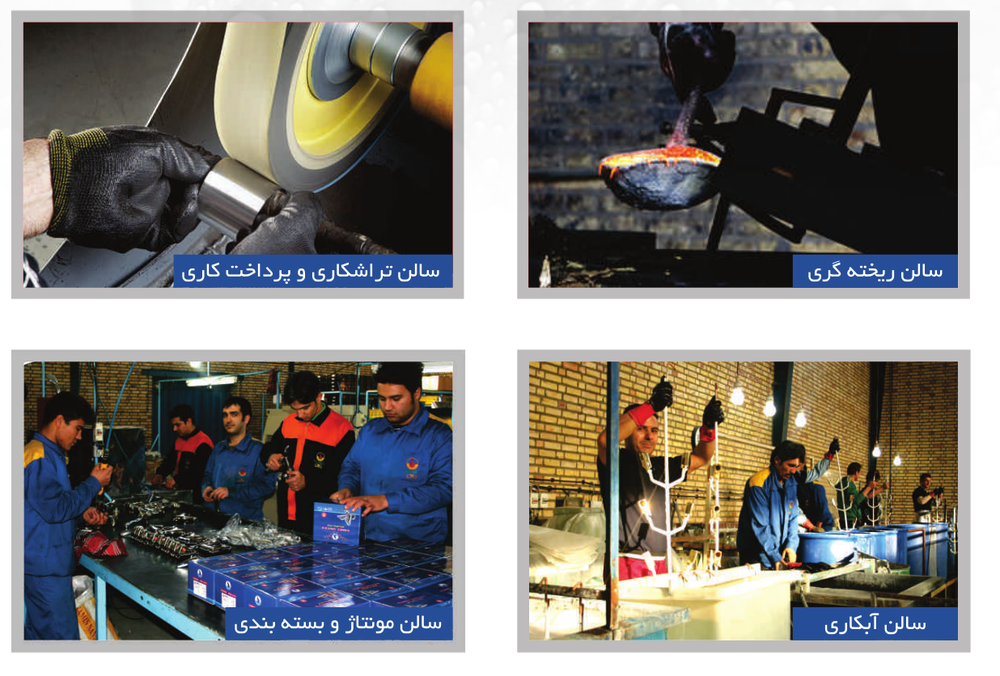
#> input picture scripts/Screenshot from 2026-09-28 11-16-43.png, 1000 x 676 px, shrunk from 1236 x 836 before the run
$ python spliterGemeni.py
#> lines starting #> are read from the running program, lines starting #| are printed output that depends on the picture
import cv2
import numpy as np
from PIL import Image, ImageDraw


def crop_and_round_image(
    image_path, crop_box, corner_radius=30, output_name="output.png"
):
  # باز کردن تصویر اصلی
  img = Image.open(image_path).convert("RGBA")

  # برش دادن بخش مورد نظر
  cropped = img.crop(crop_box)

  # ساخت ماسک برای گرد کردن گوشه‌ها
  width, height = cropped.size
  mask = Image.new("L", (width, height), 0)
  draw = ImageDraw.Draw(mask)
  draw.rounded_rectangle(
      (0, 0, width, height), radius=corner_radius, fill=255
  )

  # اعمال ماسک گرد روی تصویر برش خورده
  result = Image.new("RGBA", (width, height), (0, 0, 0, 0))
  result.paste(cropped, (0, 0), mask=mask)

  # ذخیره فایل خروجی
  result.save(output_name, "PNG")
  print(f"ذخیره شد: {output_name}")


# مسیر تصویر شما
image_path = "Screenshot from 2026-09-28 11-16-43.png"  # نام فایل عکست رو اینجا بگذار

# باز کردن برای گرفتن ابعاد
with Image.open(image_path) as img:
#> img is the input picture: PIL image 1000x676 RGBA; mean R, G, B, A 129, 126.5, 122.7, 255
  w, h = img.size
#> w = 1000; h = 676

# مختصات ۴ بخش اصلی (بر اساس تصویر شما)
# Format: (Left, Top, Right, Bottom)
sections = {
    "1_casting": (int(w * 0.50), int(h * 0.02), int(w * 0.98), int(h * 0.48)),
    "2_machining": (
        int(w * 0.02),
        int(h * 0.02),
        int(w * 0.48),
        int(h * 0.48),
    ),
    "3_assembly": (int(w * 0.02), int(h * 0.50), int(w * 0.48), int(h * 0.98)),
    "4_plating": (int(w * 0.50), int(h * 0.50), int(w * 0.98), int(h * 0.98)),
}

# اجرای برش و گرد کردن برای هر ۴ بخش
for name, box in sections.items():
  crop_and_round_image(
      image_path,
      box,
      corner_radius=40,
      output_name=f"section_{name}.png",
  )
#> in crop_and_round_image, `cropped = img.crop(crop_box)`:
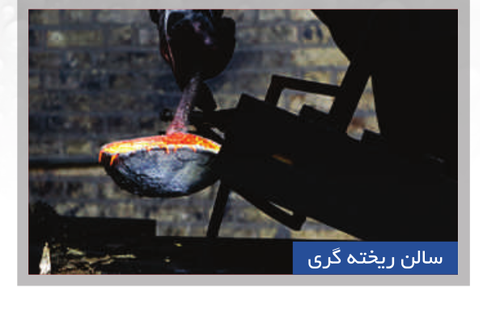
#> cropped: PIL image 480x311 RGBA; mean R, G, B, A 88.3, 88, 90.4, 255
#> in crop_and_round_image, `mask = Image.new("L", (width, height), 0)`: mask: PIL image 480x311 L; every value is 0
#> in crop_and_round_image, `result = Image.new("RGBA", (width, height), (0, 0, 0, 0))`: result: PIL image 480x311 RGBA; every value is 0
